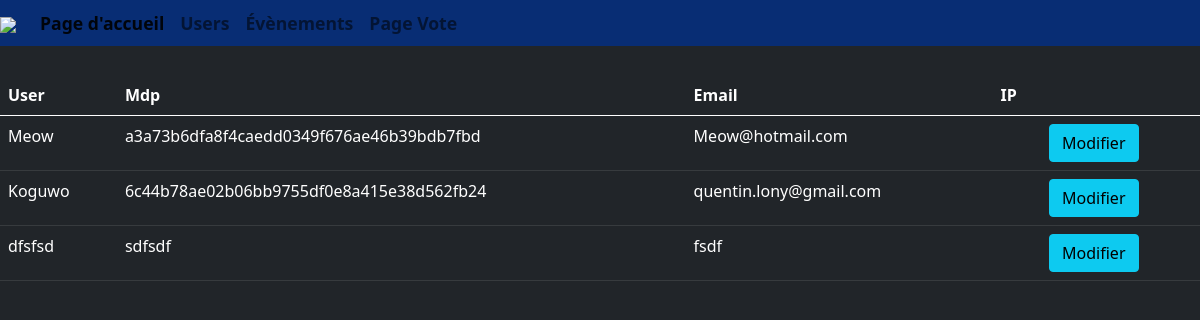
/Exam1/PageUser.php, run on the app's committed database.
### tables this page shows
CREATE TABLE `user` (
  `id` int(11) NOT NULL,
  `user` varchar(255) NOT NULL,
  `email` varchar(255) NOT NULL,
  `password` varchar(1024) NOT NULL,
  `ip` varchar(15) NOT NULL
);

### Exam1/PageUser.php (the view, shortened to what this page needs)
<!DOCTYPE html>
<html lang="en">
<head>
    <link href="https://cdn.jsdelivr.net/npm/bootstrap@5.0.2/dist/css/bootstrap.min.css" rel="stylesheet">
    <link rel="stylesheet" href="Style.css">
</head>
<body>
    <?php
    $erreur = false;
    require("ConnexionServeur.php");
    $sql = "SELECT * FROM user";
    $result = $conn->query($sql);
    if ($_SERVER["REQUEST_METHOD"] != "POST" || $erreur == true) {
    ?>
        <div class="container-fluid h-100" id="test">
            <div class="row h-100">
            <nav class="navbar navbar-expand-lg navbar-light bg-light fixed-top p-0">
                    <div class="container-fluid navbar p-0">
                        <a class="navbar-brand p-0" href="https://www.cegeptr.qc.ca/" target="_blank"><img src="Cegep3rLogo.jpg" id="logoNavBar"></a>
                        <div class="collapse navbar-collapse" id="navbarNavAltMarkup">
                            <div class="navbar-nav">
                                <a class="nav-link active navText" aria-curent="page" href="PageModeration.php">Page d'accueil</a>
                                <a class="nav-link navText" href="PageUser.php">Users</a>
                                <a class="nav-link navText" href="PageEvents.php">Évènements</a>
                                <a class="nav-link navText" href="index.php">Page Vote</a>
                            </div>
                        </div>
                    </div>
                </nav>
                <div class="p-0 test1">
                    <table class="table table-dark">
                        <thead>
                            <tr>
                                <th scope="col">User</th>
                                <th scope="col">Mdp</th>
                                <th scope="col">Email</th>
                                <th scope="col">IP</th>
                                <th></th>
                            </tr>
                        </thead>
                        <tbody>
                            <?php
                            while ($row = $result->fetch_assoc()) {
                            ?>
                                <tr>
                                    <td><?php echo $row["user"] ?></td>
                                    <td><?php echo $row["password"] ?></td>
                                    <td><?php echo $row["email"] ?></td>
                                    <td><?php echo $row["ip"] ?></td>
                                    <td><a class="btn btn-info" role="button" href="modifier.php?id=<?php echo $row["id"] ?>">Modifier </td>
                                </tr>
                </div>
        <?php
                            }
                        }
        ?>
</body>
</html>

### Exam1/Style.css (style rules this page uses)
body, html { height: 100%; width: 100%; }
.navbar { background-color: #082d74; }
#logoNavBar { height: 75px; }
#test { background-color: #212529; }
.navText { color: white; }
.test1 { margin-top: 75px; }
.p-0 { padding: 0px; }
.navText { color: #ccc; font-weight: bold; font-size: 1.1em; padding: 10px 15px; }

### data on the page
user: user "Meow", password "a3a73b6dfa8f4caedd0349f676ae46b39bdb7fbd", email "Meow@hotmail.com"
user: user "Koguwo", password "6c44b78ae02b06bb9755df0e8a415e38d562fb24", email "quentin.lony@gmail.com"
user: user "dfsfsd", password "sdfsdf", email "fsdf"
